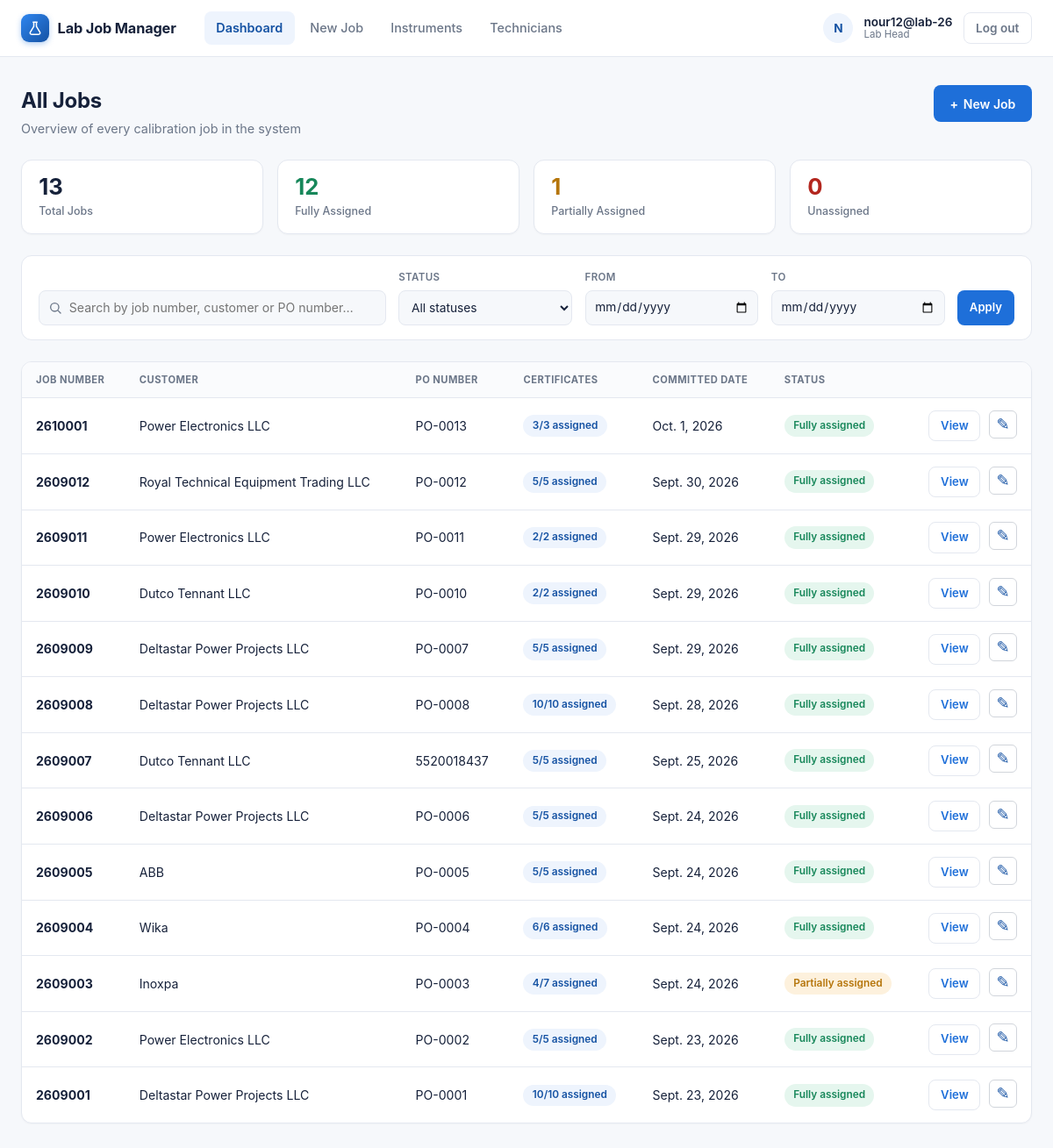
Page / (signed in) on the earlier database version.
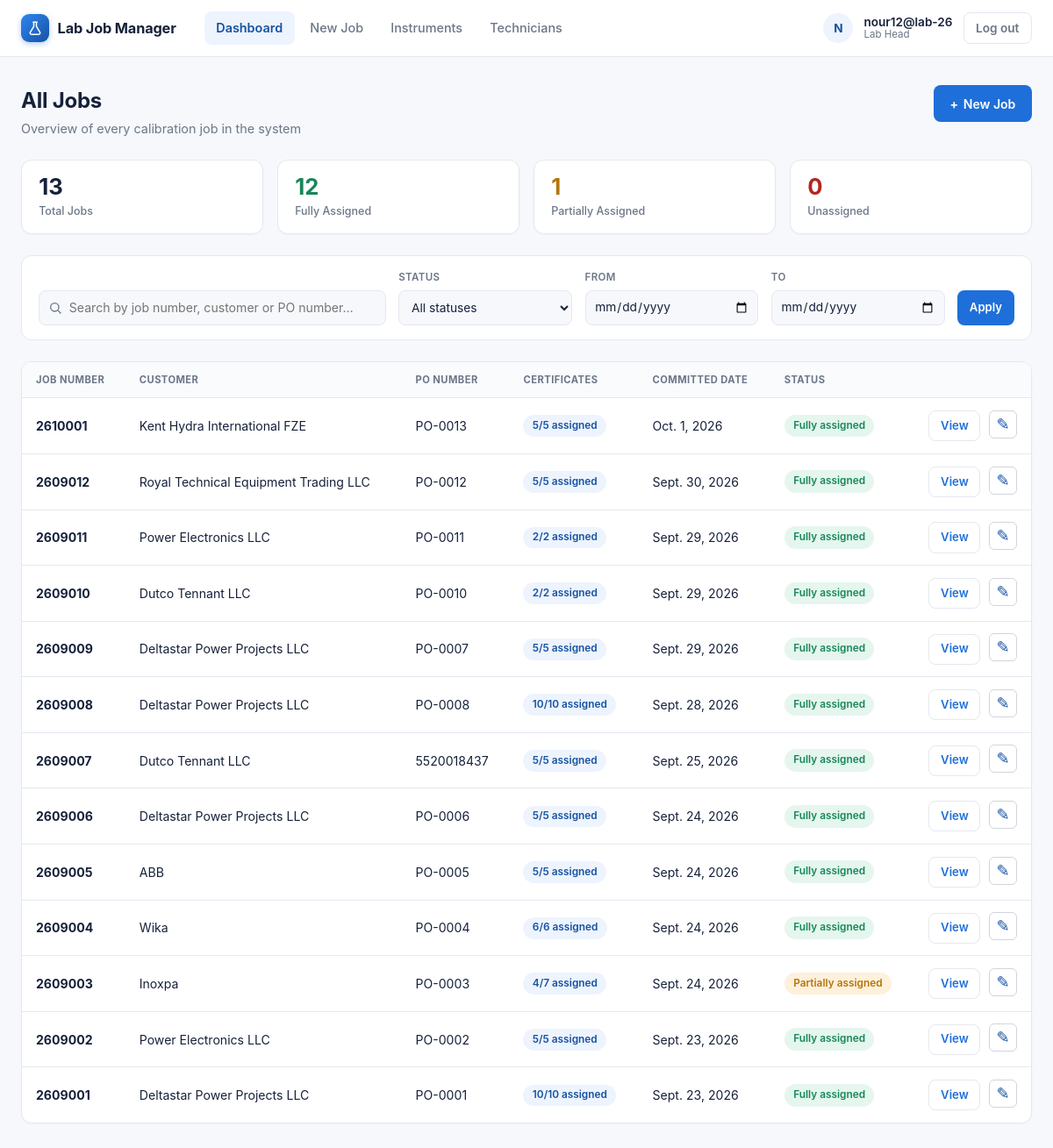
Same page on the later database version.
### labmanager/models.py (models this page shows, shortened)
class Job(models.Model):
    job_number = models.CharField(max_length=20, unique=True, editable=False)
    customer_name = models.CharField(max_length=200)
    customer_address = models.TextField(blank=True)
    po_number = models.CharField(max_length=100)
    quantity = models.PositiveIntegerField(help_text="Total number of certificates for this job")
    committed_date = models.DateField(null=True, blank=True)
    created_by = models.ForeignKey(User, on_delete=models.PROTECT, related_name="jobs_created")
    created_at = models.DateTimeField(auto_now_add=True)
    class Meta:
        ordering = ["-created_at"]
    @property
    def certificates_assigned_count(self):
        return sum(li.quantity for li in self.line_items.all())

class JobLineItem(models.Model):
    job = models.ForeignKey(Job, on_delete=models.CASCADE, related_name="line_items")
    instrument = models.ForeignKey(Instrument, on_delete=models.PROTECT, related_name="line_items")
    model = models.CharField(max_length=150, blank=True)
    range_from = models.DecimalField(max_digits=12, decimal_places=2, null=True, blank=True)
    range_to = models.DecimalField(max_digits=12, decimal_places=2, null=True, blank=True)
    unit = models.CharField(max_length=50, blank=True, null=True, choices=UNIT_CHOICES)
    quantity = models.PositiveIntegerField(default=1)
    assigned_to = models.ForeignKey(User, on_delete=models.PROTECT,  related_name="assigned_line_items", limit_choices_to={"role": User.Role.TECHNICIAN},)
    calibration_points = models.PositiveIntegerField(default=1)
    calibration_validity_value = models.PositiveIntegerField(
        null=True,
        blank=True,
        verbose_name="Calibration Validity",
    )
    calibration_validity_unit = models.CharField(
        max_length=10,
        choices=CALIBRATION_VALIDITY_UNIT_CHOICES,
        default="years",
        blank=True,
    )
    reference_procedure = models.CharField(max_length=150, blank=True, choices=REFERENCE_PROCEDURE_CHOICES)

### labmanager/views.py (the view, shortened to what this page needs)
# urls.py: path("", views.dashboard, name="dashboard"),
@login_required
def dashboard(request):
    if request.user.is_lab_head:
        jobs = Job.objects.all()
    else:
        jobs = Job.objects.filter(line_items__assigned_to=request.user).distinct()
    search_query = request.GET.get("q", "").strip()
    status_filter = request.GET.get("status", "").strip()
    date_from = request.GET.get("date_from", "").strip()
    date_to = request.GET.get("date_to", "").strip()
    if date_from:
        jobs = jobs.filter(committed_date__gte=date_from)
    if date_to:
        jobs = jobs.filter(committed_date__lte=date_to)
    jobs = jobs.distinct()
    jobs_list = list(jobs)
    complete_count = 0
    partial_count = 0
    unassigned_count = 0
    for job in jobs_list:
        assigned = job.certificates_assigned_count
        job.assignment_percent = int(round((assigned / job.quantity) * 100)) if job.quantity else 0
        if assigned <= 0:
            job.assignment_status = "unassigned"
            unassigned_count += 1
        elif assigned < job.quantity:
            job.assignment_status = "partial"
            partial_count += 1
        else:
            job.assignment_status = "complete"
            complete_count += 1
    if status_filter in ("complete", "partial", "unassigned"):
        jobs_list = [j for j in jobs_list if j.assignment_status == status_filter]
    context = {
        "jobs": jobs_list,
        "search_query": search_query,
        "status_filter": status_filter,
        "date_from": date_from,
        "date_to": date_to,
        "total_jobs": len(jobs_list) if not status_filter else (complete_count + partial_count + unassigned_count),
        "complete_count": complete_count,
        "partial_count": partial_count,
        "unassigned_count": unassigned_count,
    }
    return render(request, "labmanager/dashboard.html", context)

### labmanager/models.py (called while the page is built)
    @property
    def is_lab_head(self):
        return self.role == self.Role.LAB_HEAD

### labmanager/templates/labmanager/dashboard.html (shortened to what the changed rows need)
{% extends "labmanager/base.html" %}
{% block content %}
<div class="dash-page">
    <div class="dash-header">
        <div>
            <h1>{% if user.is_lab_head %}All Jobs{% else %}My Assigned Jobs{% endif %}</h1>
        </div>
    </div>
    <div class="dash-card">
        <div class="dash-table-wrap">
            <table class="dash-table">
                <thead>
                    <tr>
                        <th>Job Number</th>
                        <th>Customer</th>
                        <th>PO Number</th>
                        <th>Certificates</th>
                        <th>Committed Date</th>
                        <th>Status</th>
                        <th class="dash-col-action"></th>
                    </tr>
                </thead>
                <tbody>
                    {% for job in jobs %}
                    <tr>
                        <td data-label="Job Number"><span class="dash-job-number">{{ job.job_number }}</span></td>
                        <td data-label="Customer">{{ job.customer_name }}</td>
                        <td data-label="PO Number">{{ job.po_number }}</td>
                        <td><span class="pill">{{ job.certificates_assigned_count }}/{{ job.quantity }} assigned</span></td>
                        <td data-label="Committed Date">{{ job.committed_date|default:"—" }}</td>
                        <td data-label="Status">
                            {% if job.assignment_status == "complete" %}
                                <span class="dash-badge dash-badge-complete">Fully assigned</span>
                            {% elif job.assignment_status == "partial" %}
                                <span class="dash-badge dash-badge-partial">Partially assigned</span>
                            {% else %}
                                <span class="dash-badge dash-badge-unassigned">Unassigned</span>
                            {% endif %}
                        </td>
                        <td data-label="" class="dash-col-action">
                            <a
                                class="dash-btn dash-btn-ghost dash-btn-small"
                                href="{% url 'job_detail' job.pk %}">
                                View
                            </a>
                            {% if user.is_lab_head %}
                                <a
                                    class="dash-edit-icon"
                                    href="{% url 'job_edit' job.pk %}"
                                    title="Edit Job"
                                    aria-label="Edit Job">
                                    ✎
                                </a>
                            {% endif %}
                        </td>
                    </tr>
                    {% endfor %}
                </tbody>
            </table>
        </div>
    </div>
</div>
{% endblock %}

Differences in the rows shown:
removed Job: job_number "2610001", customer_name "Power Electronics LLC", po_number "PO-0013", certificates_assigned_count "3", quantity "3", committed_date "Oct. 1, 2026", shows "Fully assigned"
added Job: job_number "2610001", customer_name "Kent Hydra International FZE", po_number "PO-0013", certificates_assigned_count "5", quantity "5", committed_date "Oct. 1, 2026", shows "Fully assigned"
